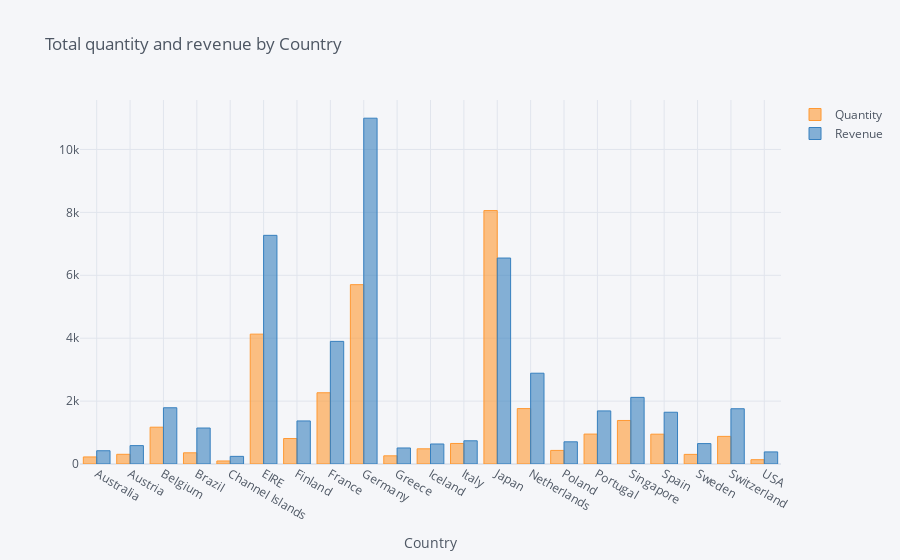

The notebook cell saved with this chart:
### Code cell
data_filtered2 = pd.pivot_table(data_filtered, values=['Quantity', 'Revenue'], index='Country', aggfunc='sum')
data_filtered2.iplot(kind='bar', xTitle='Country', title='Total quantity and revenue by Country')

### Figure 1 — Plotly figure (JSON) as saved in the notebook; plotly's stock layout.template omitted (floating-point values rounded to 4 significant figures)
{"data": [{"marker": {"color": "rgba(255, 153, 51, 0.6)", "line": {"color": "rgba(255, 153, 51, 1.0)", "width": 1}}, "name": "Quantity", "orientation": "v", "text": "", "type": "bar", "x": ["Australia", "Austria", "Belgium", "Brazil", "Channel Islands", "EIRE", "Finland", "France", "Germany", "Greece", "Iceland", "Italy", "Japan", "Netherlands", "Poland", "Portugal", "Singapore", "Spain", "Sweden", "Switzerland", "USA"], "y": [224, 308, 1170, 356, 96, 4129, 810, 2265, 5702, 260, 483, 653, 8058, 1762, 432, 951, 1384, 948, 306, 878, 137]}, {"marker": {"color": "rgba(55, 128, 191, 0.6)", "line": {"color": "rgba(55, 128, 191, 1.0)", "width": 1}}, "name": "Revenue", "orientation": "v", "text": "", "type": "bar", "x": ["Australia", "Austria", "Belgium", "Brazil", "Channel Islands", "EIRE", "Finland", "France", "Germany", "Greece", "Iceland", "Italy", "Japan", "Netherlands", "Poland", "Portugal", "Singapore", "Spain", "Sweden", "Switzerland", "USA"], "y": [421.6, 584.8, 1788.0, 1144.0, 243, 7270.0, 1369.0, 3899.0, 10990.0, 509.7, 636.2, 737.8, 6548.0, 2887.0, 705.8, 1688.0, 2119.0, 1646.0, 649.1, 1757.0, 383.9]}], "layout": {"legend": {"bgcolor": "#F5F6F9", "font": {"color": "#4D5663"}}, "paper_bgcolor": "#F5F6F9", "plot_bgcolor": "#F5F6F9", "title": {"font": {"color": "#4D5663"}, "text": "Total quantity and revenue by Country"}, "xaxis": {"gridcolor": "#E1E5ED", "showgrid": true, "tickfont": {"color": "#4D5663"}, "title": {"font": {"color": "#4D5663"}, "text": "Country"}, "zerolinecolor": "#E1E5ED"}, "yaxis": {"gridcolor": "#E1E5ED", "showgrid": true, "tickfont": {"color": "#4D5663"}, "title": {"font": {"color": "#4D5663"}, "text": ""}, "zerolinecolor": "#E1E5ED"}}}
